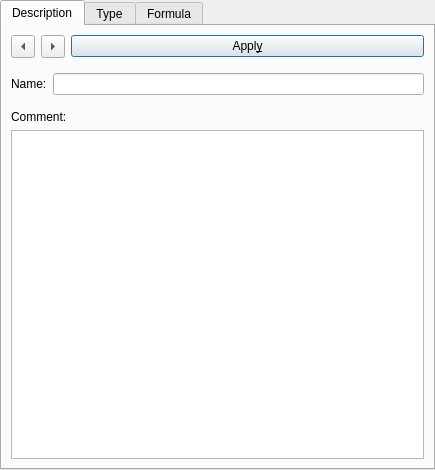
<?xml version="1.0" encoding="UTF-8"?>
<ui version="4.0">
 <class>ControlTabs</class>
 <widget class="QWidget" name="ControlTabs">
  <property name="geometry">
   <rect>
    <x>0</x>
    <y>0</y>
    <width>435</width>
    <height>470</height>
   </rect>
  </property>
  <property name="sizePolicy">
   <sizepolicy hsizetype="Minimum" vsizetype="MinimumExpanding">
    <horstretch>0</horstretch>
    <verstretch>0</verstretch>
   </sizepolicy>
  </property>
  <property name="minimumSize">
   <size>
    <width>260</width>
    <height>230</height>
   </size>
  </property>
  <property name="windowTitle">
   <string>Control Tabs</string>
  </property>
  <layout class="QHBoxLayout">
   <property name="leftMargin">
    <number>0</number>
   </property>
   <property name="topMargin">
    <number>0</number>
   </property>
   <property name="rightMargin">
    <number>0</number>
   </property>
   <property name="bottomMargin">
    <number>0</number>
   </property>
   <item>
    <widget class="QTabWidget" name="tab_widget">
     <property name="sizePolicy">
      <sizepolicy hsizetype="Minimum" vsizetype="Expanding">
       <horstretch>0</horstretch>
       <verstretch>0</verstretch>
      </sizepolicy>
     </property>
     <property name="minimumSize">
      <size>
       <width>260</width>
       <height>230</height>
      </size>
     </property>
     <property name="tabPosition">
      <enum>QTabWidget::North</enum>
     </property>
     <property name="currentIndex">
      <number>0</number>
     </property>
     <widget class="QWidget" name="description_tab">
      <attribute name="title">
       <string>Description</string>
      </attribute>
      <layout class="QVBoxLayout" name="verticalLayout">
       <item>
        <layout class="QHBoxLayout" name="horizontalLayout">
         <item>
          <widget class="QToolButton" name="previous_column_button">
           <property name="toolTip">
            <string>go to previous column</string>
           </property>
           <property name="text">
            <string>...</string>
           </property>
           <property name="arrowType">
            <enum>Qt::LeftArrow</enum>
           </property>
          </widget>
         </item>
         <item>
          <widget class="QToolButton" name="next_column_button">
           <property name="toolTip">
            <string>go to next column</string>
           </property>
           <property name="text">
            <string>...</string>
           </property>
           <property name="arrowType">
            <enum>Qt::RightArrow</enum>
           </property>
          </widget>
         </item>
         <item>
          <widget class="QPushButton" name="button_set_description">
           <property name="text">
            <string>Appl&amp;y</string>
           </property>
           <property name="default">
            <bool>true</bool>
           </property>
          </widget>
         </item>
        </layout>
       </item>
       <item>
        <widget class="QWidget" name="widget" native="true">
         <layout class="QHBoxLayout">
          <property name="leftMargin">
           <number>0</number>
          </property>
          <property name="rightMargin">
           <number>0</number>
          </property>
          <item>
           <widget class="QLabel" name="name_label">
            <property name="text">
             <string>Name:</string>
            </property>
            <property name="textFormat">
             <enum>Qt::PlainText</enum>
            </property>
            <property name="buddy">
             <cstring>name_edit</cstring>
            </property>
           </widget>
          </item>
          <item>
           <widget class="QLineEdit" name="name_edit"/>
          </item>
         </layout>
        </widget>
       </item>
       <item>
        <widget class="QLabel" name="comment_label">
         <property name="text">
          <string>Comment:</string>
         </property>
         <property name="textFormat">
          <enum>Qt::PlainText</enum>
         </property>
         <property name="buddy">
          <cstring>comment_box</cstring>
         </property>
        </widget>
       </item>
       <item>
        <widget class="QTextEdit" name="comment_box">
         <property name="minimumSize">
          <size>
           <width>60</width>
           <height>10</height>
          </size>
         </property>
        </widget>
       </item>
      </layout>
     </widget>
     <widget class="QWidget" name="format_tab">
      <attribute name="title">
       <string>Type</string>
      </attribute>
      <layout class="QGridLayout">
       <item row="1" column="0" colspan="4">
        <widget class="QPushButton" name="button_set_type">
         <property name="sizePolicy">
          <sizepolicy hsizetype="Expanding" vsizetype="Fixed">
           <horstretch>0</horstretch>
           <verstretch>0</verstretch>
          </sizepolicy>
         </property>
         <property name="toolTip">
          <string>&lt;html&gt;&lt;head&gt;&lt;meta name=&quot;qrichtext&quot; content=&quot;1&quot; /&gt;&lt;style type=&quot;text/css&quot;&gt;
p, li { white-space: pre-wrap; }
&lt;/style&gt;&lt;/head&gt;&lt;body style=&quot; font-family:'Sans Serif'; font-size:9pt; font-weight:400; font-style:normal;&quot;&gt;
&lt;p style=&quot; margin-top:0px; margin-bottom:0px; margin-left:0px; margin-right:0px; -qt-block-indent:0; text-indent:0px;&quot;&gt;Apply new type and format to all selected columns&lt;/p&gt;&lt;/body&gt;&lt;/html&gt;</string>
         </property>
         <property name="text">
          <string>Appl&amp;y</string>
         </property>
         <property name="default">
          <bool>true</bool>
         </property>
        </widget>
       </item>
       <item row="2" column="0">
        <widget class="QLabel" name="type_label">
         <property name="text">
          <string>&amp;Type:</string>
         </property>
         <property name="buddy">
          <cstring>type_box</cstring>
         </property>
        </widget>
       </item>
       <item row="2" column="1" colspan="3">
        <widget class="QComboBox" name="type_box">
         <property name="sizePolicy">
          <sizepolicy hsizetype="Expanding" vsizetype="Fixed">
           <horstretch>0</horstretch>
           <verstretch>0</verstretch>
          </sizepolicy>
         </property>
         <property name="minimumSize">
          <size>
           <width>120</width>
           <height>0</height>
          </size>
         </property>
         <property name="toolTip">
          <string>&lt;html&gt;&lt;head&gt;&lt;meta name=&quot;qrichtext&quot; content=&quot;1&quot; /&gt;&lt;style type=&quot;text/css&quot;&gt;
p, li { white-space: pre-wrap; }
&lt;/style&gt;&lt;/head&gt;&lt;body style=&quot; font-family:'Sans Serif'; font-size:9pt; font-weight:400; font-style:normal;&quot;&gt;
&lt;p style=&quot; margin-top:0px; margin-bottom:0px; margin-left:0px; margin-right:0px; -qt-block-indent:0; text-indent:0px;&quot;&gt;Select the column type&lt;/p&gt;&lt;/body&gt;&lt;/html&gt;</string>
         </property>
        </widget>
       </item>
       <item row="3" column="0">
        <widget class="QLabel" name="format_label">
         <property name="text">
          <string>Format:</string>
         </property>
         <property name="buddy">
          <cstring>format_box</cstring>
         </property>
        </widget>
       </item>
       <item row="3" column="1" colspan="3">
        <widget class="QComboBox" name="format_box">
         <property name="sizePolicy">
          <sizepolicy hsizetype="Expanding" vsizetype="Fixed">
           <horstretch>0</horstretch>
           <verstretch>0</verstretch>
          </sizepolicy>
         </property>
         <property name="minimumSize">
          <size>
           <width>120</width>
           <height>0</height>
          </size>
         </property>
         <property name="toolTip">
          <string>&lt;html&gt;&lt;head&gt;&lt;meta name=&quot;qrichtext&quot; content=&quot;1&quot; /&gt;&lt;style type=&quot;text/css&quot;&gt;
p, li { white-space: pre-wrap; }
&lt;/style&gt;&lt;/head&gt;&lt;body style=&quot; font-family:'Sans Serif'; font-size:9pt; font-weight:400; font-style:normal;&quot;&gt;
&lt;p style=&quot; margin-top:0px; margin-bottom:0px; margin-left:0px; margin-right:0px; -qt-block-indent:0; text-indent:0px;&quot;&gt;Choose the display format&lt;/p&gt;&lt;/body&gt;&lt;/html&gt;</string>
         </property>
        </widget>
       </item>
       <item row="4" column="0">
        <widget class="QLabel" name="format_label2">
         <property name="text">
          <string>Format:</string>
         </property>
        </widget>
       </item>
       <item row="4" column="1" colspan="3">
        <widget class="QLineEdit" name="formatLineEdit"/>
       </item>
       <item row="5" column="0">
        <widget class="QLabel" name="digits_label">
         <property name="text">
          <string>&amp;Decimal Digits:</string>
         </property>
         <property name="buddy">
          <cstring>digits_box</cstring>
         </property>
        </widget>
       </item>
       <item row="5" column="1" colspan="3">
        <widget class="QSpinBox" name="digits_box">
         <property name="toolTip">
          <string>&lt;html&gt;&lt;head&gt;&lt;meta name=&quot;qrichtext&quot; content=&quot;1&quot; /&gt;&lt;style type=&quot;text/css&quot;&gt;
p, li { white-space: pre-wrap; }
&lt;/style&gt;&lt;/head&gt;&lt;body style=&quot; font-family:'Sans Serif'; font-size:9pt; font-weight:400; font-style:normal;&quot;&gt;
&lt;p style=&quot; margin-top:0px; margin-bottom:0px; margin-left:0px; margin-right:0px; -qt-block-indent:0; text-indent:0px;&quot;&gt;Enter the number of displayed decimal digits&lt;/p&gt;&lt;/body&gt;&lt;/html&gt;</string>
         </property>
         <property name="maximum">
          <number>16</number>
         </property>
         <property name="value">
          <number>6</number>
         </property>
        </widget>
       </item>
       <item row="6" column="0">
        <widget class="QLabel" name="date_time_interval_label">
         <property name="text">
          <string>Numbers are</string>
         </property>
        </widget>
       </item>
       <item row="6" column="1">
        <widget class="QComboBox" name="date_time_interval"/>
       </item>
       <item row="6" column="2">
        <widget class="QLabel" name="date_time_0_label">
         <property name="text">
          <string>since</string>
         </property>
        </widget>
       </item>
       <item row="6" column="3">
        <widget class="QDateTimeEdit" name="date_time_0"/>
       </item>
       <item row="7" column="0" colspan="4">
        <widget class="QTextEdit" name="type_info">
         <property name="sizePolicy">
          <sizepolicy hsizetype="Expanding" vsizetype="Expanding">
           <horstretch>0</horstretch>
           <verstretch>0</verstretch>
          </sizepolicy>
         </property>
         <property name="minimumSize">
          <size>
           <width>60</width>
           <height>10</height>
          </size>
         </property>
         <property name="palette">
          <palette>
           <active>
            <colorrole role="Base">
             <brush brushstyle="SolidPattern">
              <color alpha="255">
               <red>182</red>
               <green>182</green>
               <blue>182</blue>
              </color>
             </brush>
            </colorrole>
           </active>
           <inactive>
            <colorrole role="Base">
             <brush brushstyle="SolidPattern">
              <color alpha="255">
               <red>182</red>
               <green>182</green>
               <blue>182</blue>
              </color>
             </brush>
            </colorrole>
           </inactive>
           <disabled>
            <colorrole role="Base">
             <brush brushstyle="SolidPattern">
              <color alpha="255">
               <red>255</red>
               <green>255</green>
               <blue>255</blue>
              </color>
             </brush>
            </colorrole>
           </disabled>
          </palette>
         </property>
         <property name="toolTip">
          <string>&lt;html&gt;&lt;head&gt;&lt;meta name=&quot;qrichtext&quot; content=&quot;1&quot; /&gt;&lt;style type=&quot;text/css&quot;&gt;
p, li { white-space: pre-wrap; }
&lt;/style&gt;&lt;/head&gt;&lt;body style=&quot; font-family:'Sans Serif'; font-size:9pt; font-weight:400; font-style:normal;&quot;&gt;
&lt;p style=&quot; margin-top:0px; margin-bottom:0px; margin-left:0px; margin-right:0px; -qt-block-indent:0; text-indent:0px;&quot;&gt;Information about the selected type and format&lt;/p&gt;&lt;/body&gt;&lt;/html&gt;</string>
         </property>
         <property name="undoRedoEnabled">
          <bool>false</bool>
         </property>
         <property name="readOnly">
          <bool>true</bool>
         </property>
        </widget>
       </item>
      </layout>
     </widget>
     <widget class="QWidget" name="formula_tab">
      <attribute name="title">
       <string>Formula</string>
      </attribute>
      <layout class="QGridLayout">
       <item row="0" column="0">
        <widget class="QLabel" name="formula_label">
         <property name="text">
          <string>Formu&amp;la:</string>
         </property>
         <property name="buddy">
          <cstring>formula_box</cstring>
         </property>
        </widget>
       </item>
       <item row="0" column="1" colspan="2">
        <widget class="QPushButton" name="set_formula_button">
         <property name="toolTip">
          <string>&lt;html&gt;&lt;head&gt;&lt;meta name=&quot;qrichtext&quot; content=&quot;1&quot; /&gt;&lt;style type=&quot;text/css&quot;&gt;
p, li { white-space: pre-wrap; }
&lt;/style&gt;&lt;/head&gt;&lt;body style=&quot; font-family:'Sans Serif'; font-size:9pt; font-weight:400; font-style:normal;&quot;&gt;
&lt;p style=&quot; margin-top:0px; margin-bottom:0px; margin-left:0px; margin-right:0px; -qt-block-indent:0; text-indent:0px;&quot;&gt;Apply the formula to all selected cells&lt;/p&gt;&lt;/body&gt;&lt;/html&gt;</string>
         </property>
         <property name="text">
          <string>Appl&amp;y</string>
         </property>
         <property name="default">
          <bool>true</bool>
         </property>
        </widget>
       </item>
       <item row="1" column="0" colspan="3">
        <widget class="QTextEdit" name="formula_box">
         <property name="minimumSize">
          <size>
           <width>60</width>
           <height>10</height>
          </size>
         </property>
         <property name="acceptRichText">
          <bool>false</bool>
         </property>
        </widget>
       </item>
       <item row="2" column="0" colspan="2">
        <widget class="QComboBox" name="add_reference_combobox">
         <property name="minimumSize">
          <size>
           <width>120</width>
           <height>0</height>
          </size>
         </property>
         <property name="toolTip">
          <string>&lt;html&gt;&lt;head&gt;&lt;meta name=&quot;qrichtext&quot; content=&quot;1&quot; /&gt;&lt;style type=&quot;text/css&quot;&gt;
p, li { white-space: pre-wrap; }
&lt;/style&gt;&lt;/head&gt;&lt;body style=&quot; font-family:'Sans Serif'; font-size:9pt; font-weight:400; font-style:normal;&quot;&gt;
&lt;p style=&quot; margin-top:0px; margin-bottom:0px; margin-left:0px; margin-right:0px; -qt-block-indent:0; text-indent:0px;&quot;&gt;Select a column reference to insert into the formula&lt;/p&gt;&lt;/body&gt;&lt;/html&gt;</string>
         </property>
        </widget>
       </item>
       <item row="2" column="2">
        <widget class="QPushButton" name="add_reference_button">
         <property name="toolTip">
          <string>&lt;html&gt;&lt;head&gt;&lt;meta name=&quot;qrichtext&quot; content=&quot;1&quot; /&gt;&lt;style type=&quot;text/css&quot;&gt;
p, li { white-space: pre-wrap; }
&lt;/style&gt;&lt;/head&gt;&lt;body style=&quot; font-family:'Sans Serif'; font-size:9pt; font-weight:400; font-style:normal;&quot;&gt;
&lt;p style=&quot; margin-top:0px; margin-bottom:0px; margin-left:0px; margin-right:0px; -qt-block-indent:0; text-indent:0px;&quot;&gt;Insert the column reference into the formula&lt;/p&gt;&lt;/body&gt;&lt;/html&gt;</string>
         </property>
         <property name="text">
          <string>Add</string>
         </property>
        </widget>
       </item>
       <item row="3" column="0" colspan="2">
        <widget class="QComboBox" name="add_function_combobox">
         <property name="minimumSize">
          <size>
           <width>120</width>
           <height>0</height>
          </size>
         </property>
         <property name="toolTip">
          <string>&lt;html&gt;&lt;head&gt;&lt;meta name=&quot;qrichtext&quot; content=&quot;1&quot; /&gt;&lt;style type=&quot;text/css&quot;&gt;
p, li { white-space: pre-wrap; }
&lt;/style&gt;&lt;/head&gt;&lt;body style=&quot; font-family:'Sans Serif'; font-size:9pt; font-weight:400; font-style:normal;&quot;&gt;
&lt;p style=&quot; margin-top:0px; margin-bottom:0px; margin-left:0px; margin-right:0px; -qt-block-indent:0; text-indent:0px;&quot;&gt;Select a function to insert into the formula&lt;/p&gt;&lt;/body&gt;&lt;/html&gt;</string>
         </property>
        </widget>
       </item>
       <item row="3" column="2">
        <widget class="QPushButton" name="add_function_button">
         <property name="toolTip">
          <string>&lt;!DOCTYPE HTML PUBLIC &quot;-//W3C//DTD HTML 4.0//EN&quot; &quot;http://www.w3.org/TR/REC-html40/strict.dtd&quot;&gt;
&lt;html&gt;&lt;head&gt;&lt;meta name=&quot;qrichtext&quot; content=&quot;1&quot; /&gt;&lt;style type=&quot;text/css&quot;&gt;
p, li { white-space: pre-wrap; }
&lt;/style&gt;&lt;/head&gt;&lt;body style=&quot; font-family:'Bitstream Vera Sans'; font-size:9pt; font-weight:400; font-style:normal;&quot;&gt;
&lt;p style=&quot; margin-top:0px; margin-bottom:0px; margin-left:0px; margin-right:0px; -qt-block-indent:0; text-indent:0px; font-family:'Sans Serif';&quot;&gt;Insert the function into the formula&lt;/p&gt;&lt;/body&gt;&lt;/html&gt;</string>
         </property>
         <property name="text">
          <string>Add</string>
         </property>
        </widget>
       </item>
      </layout>
     </widget>
    </widget>
   </item>
  </layout>
 </widget>
 <resources/>
 <connections/>
</ui>
